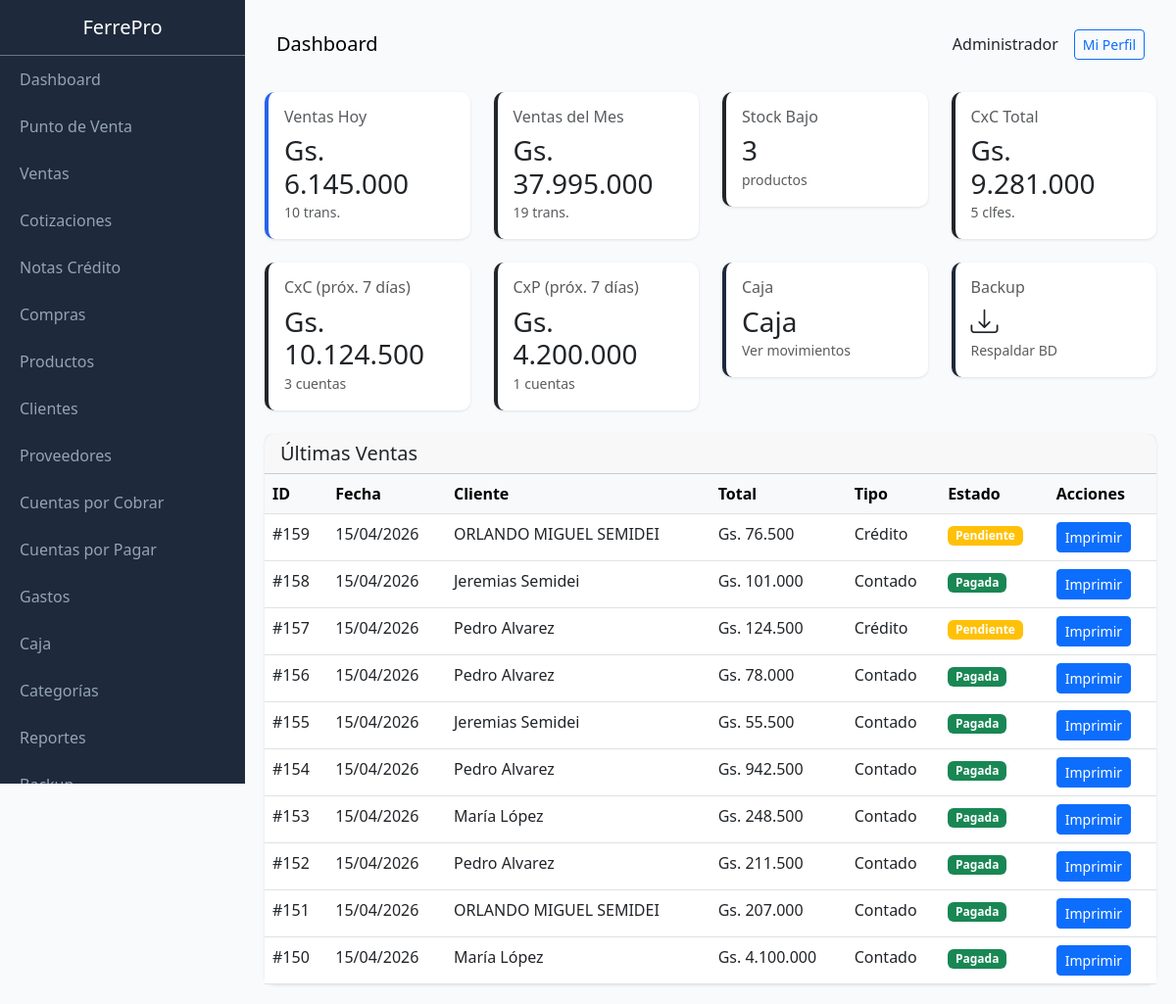
The app's page /public/index.php (signed in) with its own data.
### tables this page shows
CREATE TABLE users (
                id INTEGER PRIMARY KEY AUTOINCREMENT,
                name TEXT NOT NULL,
                email TEXT UNIQUE,
                password TEXT NOT NULL,
                role TEXT DEFAULT 'vendedor',
                active INTEGER DEFAULT 1,
                created_at DATETIME DEFAULT CURRENT_TIMESTAMP
            , last_login DATETIME, last_password_change DATETIME, failed_login_attempts INTEGER DEFAULT 0, locked_until DATETIME, two_fa_enabled INTEGER DEFAULT 0, two_fa_secret TEXT);

CREATE TABLE sales (
                id INTEGER PRIMARY KEY AUTOINCREMENT,
                client_id INTEGER,
                user_id INTEGER,
                type TEXT DEFAULT 'contado',
                status TEXT DEFAULT 'pagada',
                subtotal REAL DEFAULT 0,
                discount REAL DEFAULT 0,
                total REAL DEFAULT 0,
                payment_method TEXT DEFAULT 'efectivo',
                delivery_type TEXT DEFAULT 'mostrador',
                notes TEXT,
                created_at DATETIME DEFAULT CURRENT_TIMESTAMP,
                FOREIGN KEY (client_id) REFERENCES clients(id),
                FOREIGN KEY (user_id) REFERENCES users(id)
            );

CREATE TABLE clients (
                id INTEGER PRIMARY KEY AUTOINCREMENT,
                name TEXT NOT NULL,
                document_type TEXT DEFAULT 'DNI',
                document TEXT,
                phone TEXT,
                email TEXT,
                address TEXT,
                credit_limit REAL DEFAULT 0,
                category TEXT DEFAULT 'minorista',
                balance REAL DEFAULT 0,
                active INTEGER DEFAULT 1,
                created_at DATETIME DEFAULT CURRENT_TIMESTAMP
            , credit_days INTEGER DEFAULT 30);

### class/Database.php (called while the page is built, shortened)
<?php
class Database extends PDO {
    private static $instance = null;
    private function __construct() {
        $dbPath = dirname(__DIR__) . '/storage/ferrepro.db';
        $this->initTables();
    }
    public static function getInstance() {
        if (self::$instance === null) {
            self::$instance = new self();
        }
        return self::$instance;
    }
    private function initTables() {
        $this->seedDefaultData();
    }
    private function seedDefaultData() {
        $stmt = $this->query("SELECT COUNT(*) as count FROM users");
    }
}

### class/Format.php (called while the page is built, shortened)
<?php
class Format {
    public static function money($amount) {
        $amount = floatval($amount);
        return 'Gs. ' . number_format($amount, 0, ',', '.');
    }
    public static function date($date) {
        try {
            $dateObj = new DateTime($date);
            return $dateObj->format('d/m/Y');
        } catch (Exception $e) {
            return 'Fecha inválida';
        }
    }
}

### views/dashboard.php (the view, shortened to what this page needs)
<?php
$pageTitle = 'Dashboard';
$totalVentasHoy = $salesToday['COALESCE(SUM(total), 0)'] ?? 0;
$cantidadVentasHoy = $salesToday['COUNT(*)'] ?? 0;
$totalVentasMes = $salesMonth['COALESCE(SUM(total), 0)'] ?? 0;
$cantidadVentasMes = $salesMonth['COUNT(*)'] ?? 0;
$stockBajo = $productsLow['COUNT(*)'] ?? 0;
$clientesDeuda = $clientsDebt['COUNT(*)'] ?? 0;
$totalDeuda = $clientsDebt['COALESCE(SUM(balance), 0)'] ?? 0;
$receivableSoon = 0;
$receivableCountSoon = 0;
if (!empty($overdueReceivables)) {
    foreach ($overdueReceivables as $rec) {
        $dueDate = new DateTime($rec['due_date']);
        $today = new DateTime();
        $days = $today->diff($dueDate)->days;
        if ($days >= 0 && $days <= 7) {
            $receivableSoon += $rec['amount'];
            $receivableCountSoon++;
        }
    }
}
$payableSoon = 0;
$payableCountSoon = 0;
if (!empty($overduePayables)) {
    foreach ($overduePayables as $pay) {
        $dueDate = new DateTime($pay['due_date']);
        $today = new DateTime();
        $days = $today->diff($dueDate)->days;
        if ($days >= 0 && $days <= 7) {
            $payableSoon += $pay['amount'];
            $payableCountSoon++;
        }
    }
}
$content = '
<div class="row mb-4">
    <div class="col-md-3">
        <a href="?page=sales" class="text-decoration-none">
            <div class="card stat-card" style="border-color: var(--primary);">
                <div class="card-body">
                    <h6 class="text-muted">Ventas Hoy</h6>
                    <h3 class="mb-0">' . Format::money($totalVentasHoy) . '</h3>
                    <small class="text-muted">' . $cantidadVentasHoy . ' trans.</small>
                </div>
            </div>
        </a>
    </div>
    <div class="col-md-3">
        <a href="?page=sales" class="text-decoration-none">
            <div class="card stat-card" style="border-color: var(--success);">
                <div class="card-body">
                    <h6 class="text-muted">Ventas del Mes</h6>
                    <h3 class="mb-0">' . Format::money($totalVentasMes) . '</h3>
                    <small class="text-muted">' . $cantidadVentasMes . ' trans.</small>
                </div>
            </div>
        </a>
    </div>
    <div class="col-md-3">
        <a href="?page=products" class="text-decoration-none">
            <div class="card stat-card" style="border-color: var(--warning);">
                <div class="card-body">
                    <h6 class="text-muted">Stock Bajo</h6>
                    <h3 class="mb-0">' . $stockBajo . '</h3>
                    <small class="text-muted">productos</small>
                </div>
            </div>
        </a>
    </div>
    <div class="col-md-3">
        <a href="?page=receivable" class="text-decoration-none">
            <div class="card stat-card" style="border-color: var(--danger);">
                <div class="card-body">
                    <h6 class="text-muted">CxC Total</h6>
                    <h3 class="mb-0">' . Format::money($totalDeuda) . '</h3>
                    <small class="text-muted">' . $clientesDeuda . ' clfes.</small>
                </div>
            </div>
        </a>
    </div>
</div>
<div class="row mb-4">
    <div class="col-md-3">
        <a href="?page=receivable" class="text-decoration-none">
            <div class="card stat-card" style="border-color: var(--info);">
                <div class="card-body">
                    <h6 class="text-muted">CxC (próx. 7 días)</h6>
                    <h3 class="mb-0">' . Format::money($receivableSoon) . '</h3>
                    <small class="text-muted">' . $receivableCountSoon . ' cuentas</small>
                </div>
            </div>
        </a>
    </div>
    <div class="col-md-3">
        <a href="?page=payable" class="text-decoration-none">
            <div class="card stat-card" style="border-color: var(--secondary);">
                <div class="card-body">
                    <h6 class="text-muted">CxP (próx. 7 días)</h6>
                    <h3 class="mb-0">' . Format::money($payableSoon) . '</h3>
                    <small class="text-muted">' . $payableCountSoon . ' cuentas</small>
                </div>
            </div>
        </a>
    </div>
    <div class="col-md-3">
        <a href="?page=cash" class="text-decoration-none">
            <div class="card stat-card" style="border-color: var(--dark);">
                <div class="card-body">
                    <h6 class="text-muted">Caja</h6>
                    <h3 class="mb-0">Caja</h3>
                    <small class="text-muted">Ver movimientos</small>
                </div>
            </div>
        </a>
    </div>
    <div class="col-md-3">
        <a href="?page=backup" class="text-decoration-none">
            <div class="card stat-card" style="border-color: var(--dark);">
                <div class="card-body">
                    <h6 class="text-muted">Backup</h6>
                    <h3 class="mb-0"><i class="bi bi-download"></i></h3>
                    <small class="text-muted">Respaldar BD</small>
                </div>
            </div>
        </a>
    </div>
</div>
<div class="row">
    <div class="col-md-12">
        <div class="card">
            <div class="card-header">
                <h5 class="mb-0">Últimas Ventas</h5>
            </div>
            <div class="card-body p-0">
                <table class="table table-hover mb-0">
                    <thead class="table-light">
                        <tr>
                            <th>ID</th>
                            <th>Fecha</th>
                            <th>Cliente</th>
                            <th>Total</th>
                            <th>Tipo</th>
                            <th>Estado</th>
                            <th>Acciones</th>
                        </tr>
                    </thead>
                    <tbody>';
if (count($recentSales) == 0) {
    $content .= '<tr><td colspan="7" class="text-center">No hay ventas</td></tr>';
} else {
    foreach ($recentSales as $s) {
        $statusClass = $s['status'] === 'pagada' ? 'success' : 'warning';
        $content .= '<tr>
            <td>#' . $s['id'] . '</td>
            <td>' . Format::date($s['created_at']) . '</td>
            <td>' . htmlspecialchars($s['client_name'] ?? 'Mostrador') . '</td>
            <td>' . Format::money($s['total']) . '</td>
            <td>' . ($s['type'] === 'contado' ? 'Contado' : 'Crédito') . '</td>
            <td><span class="badge bg-' . $statusClass . '">' . ($s['status'] === 'pagada' ? 'Pagada' : 'Pendiente') . '</span></td>
            <td><a href="?page=sales&action=print&id=' . $s['id'] . '" class="btn btn-sm btn-primary" target="_blank">Imprimir</a></td>
        </tr>';
    }
}
$content .= '</tbody>
                </table>
            </div>
        </div>
    </div>
</div>';

### views/layouts/main.php (shortened to what this page needs)
<!DOCTYPE html>
<html lang="es">
<head>
    <link rel="stylesheet" href="https://cdn.jsdelivr.net/npm/bootstrap@5.3.0/dist/css/bootstrap.min.css">
    <link rel="stylesheet" href="https://cdn.jsdelivr.net/npm/bootstrap-icons@1.10.0/font/bootstrap-icons.css">
</head>
<body>
    <div class="sidebar">
        <div class="p-3 text-center border-bottom border-secondary">
            <h5 class="text-white mb-0">FerrePro</h5>
        </div>
        <nav class="nav flex-column">
            <a class="nav-link" href="?page=dashboard">Dashboard</a>
            <a class="nav-link" href="?page=pos">Punto de Venta</a>
            <a class="nav-link" href="?page=sales">Ventas</a>
            <a class="nav-link" href="?page=quotes">Cotizaciones</a>
            <a class="nav-link" href="?page=credit_notes">Notas Crédito</a>
            <a class="nav-link" href="?page=purchases">Compras</a>
            <a class="nav-link" href="?page=products">Productos</a>
            <a class="nav-link" href="?page=clients">Clientes</a>
            <a class="nav-link" href="?page=providers">Proveedores</a>
            <a class="nav-link" href="?page=receivable">Cuentas por Cobrar</a>
            <a class="nav-link" href="?page=payable">Cuentas por Pagar</a>
            <a class="nav-link" href="?page=expenses">Gastos</a>
            <a class="nav-link" href="?page=cash">Caja</a>
            <a class="nav-link" href="?page=categories">Categorías</a>
            <a class="nav-link" href="?page=reports">Reportes</a>
            <a class="nav-link" href="?page=backup">Backup</a>
        </nav>
    </div>
    <div class="main-content">
        <nav class="navbar navbar-expand-lg mb-4 rounded">
            <div class="container-fluid">
                <span class="navbar-brand mb-0 h1"><?= $pageTitle ?? 'FerrePro' ?></span>
                <div class="d-flex align-items-center gap-3">
                    <span><?= user()['name'] ?? '' ?></span>
                    <a href="?page=profile" class="btn btn-sm btn-outline-primary">Mi Perfil</a>
                </div>
            </div>
        </nav>
        <?= $content ?? '' ?>
    </div>
</body>
</html>

### views/layouts/main.php (style rules this page uses)
:root { --primary: #2563eb; --dark: #1e293b; }
body { font-family: 'Segoe UI', sans-serif; background: #f8fafc; }
.sidebar { width: 250px; background: var(--dark); height: 100vh; position: fixed; top: 0; left: 0; overflow-y: auto; }
.sidebar .nav-link { color: #94a3b8; padding: 12px 20px; }
.main-content { margin-left: 250px; padding: 20px; }
.card { border: none; border-radius: 10px; box-shadow: 0 1px 3px rgba(0,0,0,0.1); }
.stat-card { border-left: 4px solid; }

### records on screen
users: name "Administrador"
sales: id "159", created_at "15/04/2026", client.name "ORLANDO MIGUEL SEMIDEI", total "Gs. 76.500", type "Crédito", status "Pendiente"
sales: id "158", created_at "15/04/2026", client.name "Jeremias Semidei", total "Gs. 101.000", type "Contado", status "Pagada"
sales: id "157", created_at "15/04/2026", client.name "Pedro Alvarez", total "Gs. 124.500", type "Crédito", status "Pendiente"
sales: id "156", created_at "15/04/2026", client.name "Pedro Alvarez", total "Gs. 78.000", type "Contado", status "Pagada"
sales: id "155", created_at "15/04/2026", client.name "Jeremias Semidei", total "Gs. 55.500", type "Contado", status "Pagada"
sales: id "154", created_at "15/04/2026", client.name "Pedro Alvarez", total "Gs. 942.500", type "Contado", status "Pagada"
sales: id "153", created_at "15/04/2026", client.name "María López", total "Gs. 248.500", type "Contado", status "Pagada"
sales: id "152", created_at "15/04/2026", client.name "Pedro Alvarez", total "Gs. 211.500", type "Contado", status "Pagada"
sales: id "151", created_at "15/04/2026", client.name "ORLANDO MIGUEL SEMIDEI", total "Gs. 207.000", type "Contado", status "Pagada"
sales: id "150", created_at "15/04/2026", client.name "María López", total "Gs. 4.100.000", type "Contado", status "Pagada"

### other values on screen
$pageTitle "Dashboard"
Format::money($totalVentasHoy) "Gs. 6.145.000"
$cantidadVentasHoy "10"
Format::money($totalVentasMes) "Gs. 37.995.000"
$cantidadVentasMes "19"
$stockBajo "3"
Format::money($totalDeuda) "Gs. 9.281.000"
$clientesDeuda "5"
Format::money($receivableSoon) "Gs. 10.124.500"
$receivableCountSoon "3"
Format::money($payableSoon) "Gs. 4.200.000"
$payableCountSoon "1"
